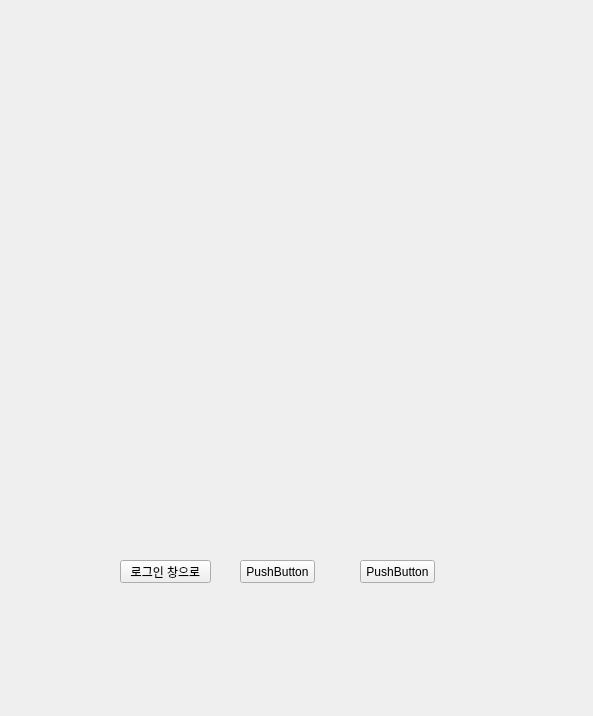
<?xml version="1.0" encoding="UTF-8"?>
<ui version="4.0">
 <class>Form</class>
 <widget class="QWidget" name="Form">
  <property name="geometry">
   <rect>
    <x>0</x>
    <y>0</y>
    <width>593</width>
    <height>716</height>
   </rect>
  </property>
  <property name="windowTitle">
   <string>Form</string>
  </property>
  <widget class="QPushButton" name="main_pushButton">
   <property name="geometry">
    <rect>
     <x>120</x>
     <y>560</y>
     <width>91</width>
     <height>23</height>
    </rect>
   </property>
   <property name="text">
    <string>로그인 창으로</string>
   </property>
  </widget>
  <widget class="QPushButton" name="pushButton_2">
   <property name="geometry">
    <rect>
     <x>240</x>
     <y>560</y>
     <width>75</width>
     <height>23</height>
    </rect>
   </property>
   <property name="text">
    <string>PushButton</string>
   </property>
  </widget>
  <widget class="QPushButton" name="pushButton_3">
   <property name="geometry">
    <rect>
     <x>360</x>
     <y>560</y>
     <width>75</width>
     <height>23</height>
    </rect>
   </property>
   <property name="text">
    <string>PushButton</string>
   </property>
  </widget>
 </widget>
 <resources/>
 <connections/>
</ui>
